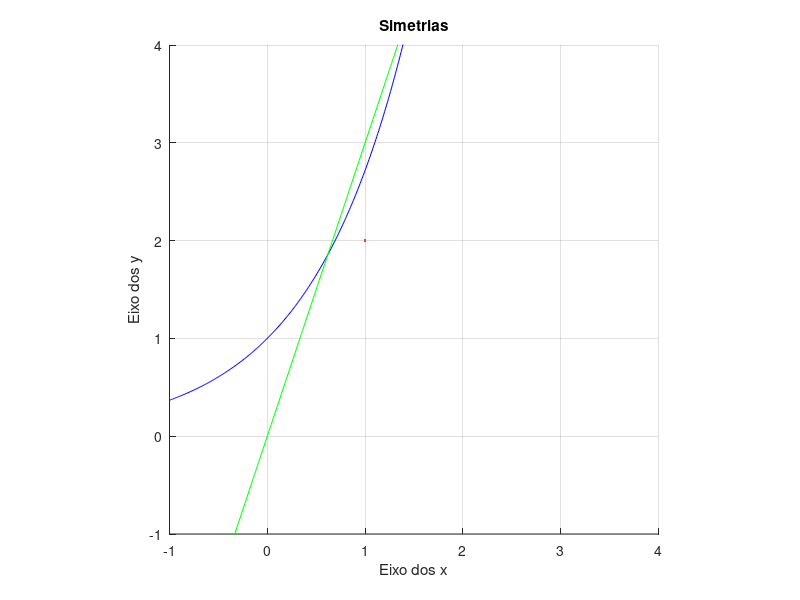

This figure's MATLAB source:
% defining function
x=-1:0.01:4;
y1=exp(x);
y2=3*x;

% figure configuration
figure(1)
axis([-1 4 -1 4])
axis equal
grid on
hold on

% plot variations of main function
plot(x,y1,'b', LineWidth=2)
plot(x,y2,'g', LineWidth=2)

% labels main plot and x/y axis
xlabel('Eixo dos x')
ylabel('Eixo dos y')
title Simetrias

